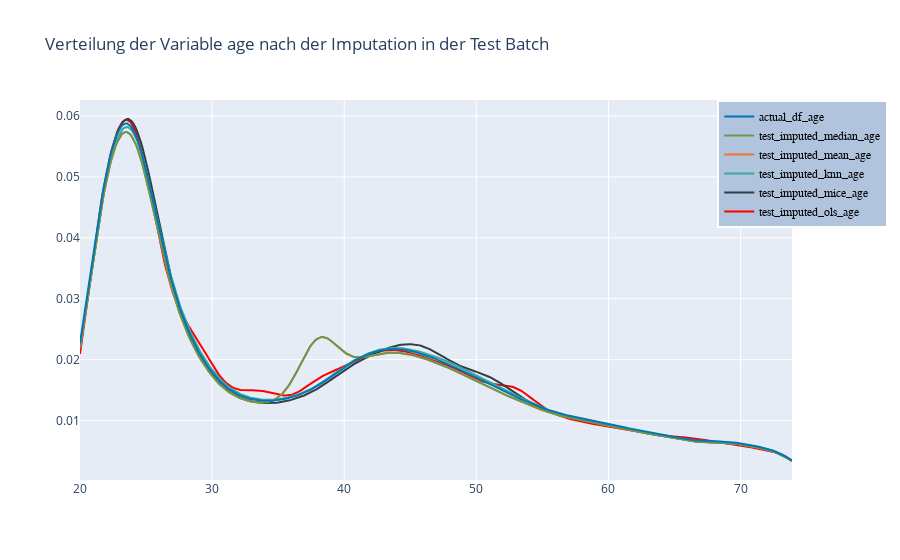

Write notebook code for a chart like this one.
### Markdown cell above
### Visualisierung der Imputationsverfahren auf der Test Batch

### Code cell
# Datensätze erstellen
hist_data_test = [np.array(X_train_df_regression['age'], dtype=np.int64), np.array(X_test_df_mice['age'], dtype=np.int64), np.array(X_test_df_knn['age'], dtype=np.int64), np.array(X_test_mean['age'], dtype=np.int64), np.array(X_test_median['age'], dtype=np.int64), np.array(X_test_original_age['age'], dtype=np.int64)]

# Gruppennamen und Farben festlegen
group_labels = ['test_imputed_ols_age','test_imputed_mice_age','test_imputed_knn_age','test_imputed_mean_age', 'test_imputed_median_age', 'actual_df_age']
colors = ['red', '#333F44', '#37AA9C', '#f3722c', '#6a994e', '#0077b6']

# Erstellen des Histogrammes 
fig = ff.create_distplot(hist_data_test, group_labels, show_hist=False, colors=colors, rug_text=None, show_rug=False)
fig.update_layout(legend=dict(x=0.895,y=1,traceorder="reversed",title_font_family="Times New Roman",font=dict(family="Courier",size=12,color="black"),bgcolor="LightSteelBlue",bordercolor="#fff",borderwidth=2))

# Titel hinzufügen
fig.update_layout(title_text='Verteilung der Variable age nach der Imputation in der Test Batch')

# Plot anzeigen
fig.show()

### Figure 1 — Plotly figure (JSON) as saved in the notebook; plotly's stock layout.template omitted (floating-point values rounded to 4 significant figures; data arrays with more than 128 entries replaced by an {"elided": "..."} marker saying what was removed)
{"data": [{"legendgroup": "test_imputed_ols_age", "marker": {"color": "red"}, "mode": "lines", "name": "test_imputed_ols_age", "showlegend": true, "type": "scatter", "x": {"elided": "500 float values"}, "xaxis": "x", "y": {"elided": "500 float values"}, "yaxis": "y"}, {"legendgroup": "test_imputed_mice_age", "marker": {"color": "#333F44"}, "mode": "lines", "name": "test_imputed_mice_age", "showlegend": true, "type": "scatter", "x": {"elided": "500 float values"}, "xaxis": "x", "y": {"elided": "500 float values"}, "yaxis": "y"}, {"legendgroup": "test_imputed_knn_age", "marker": {"color": "#37AA9C"}, "mode": "lines", "name": "test_imputed_knn_age", "showlegend": true, "type": "scatter", "x": {"elided": "500 float values"}, "xaxis": "x", "y": {"elided": "500 float values"}, "yaxis": "y"}, {"legendgroup": "test_imputed_mean_age", "marker": {"color": "#f3722c"}, "mode": "lines", "name": "test_imputed_mean_age", "showlegend": true, "type": "scatter", "x": {"elided": "500 float values"}, "xaxis": "x", "y": {"elided": "500 float values"}, "yaxis": "y"}, {"legendgroup": "test_imputed_median_age", "marker": {"color": "#6a994e"}, "mode": "lines", "name": "test_imputed_median_age", "showlegend": true, "type": "scatter", "x": {"elided": "500 float values"}, "xaxis": "x", "y": {"elided": "500 float values"}, "yaxis": "y"}, {"legendgroup": "actual_df_age", "marker": {"color": "#0077b6"}, "mode": "lines", "name": "actual_df_age", "showlegend": true, "type": "scatter", "x": {"elided": "500 float values"}, "xaxis": "x", "y": {"elided": "500 float values"}, "yaxis": "y"}], "layout": {"barmode": "overlay", "hovermode": "closest", "legend": {"bgcolor": "LightSteelBlue", "bordercolor": "#fff", "borderwidth": 2, "font": {"color": "black", "family": "Courier", "size": 12}, "title": {"font": {"family": "Times New Roman"}}, "traceorder": "reversed", "x": 0.895, "y": 1}, "title": {"text": "Verteilung der Variable age nach der Imputation in der Test Batch"}, "xaxis": {"anchor": "y2", "domain": [0, 1], "zeroline": false}, "yaxis": {"anchor": "free", "domain": [0, 1], "position": 0}}}
